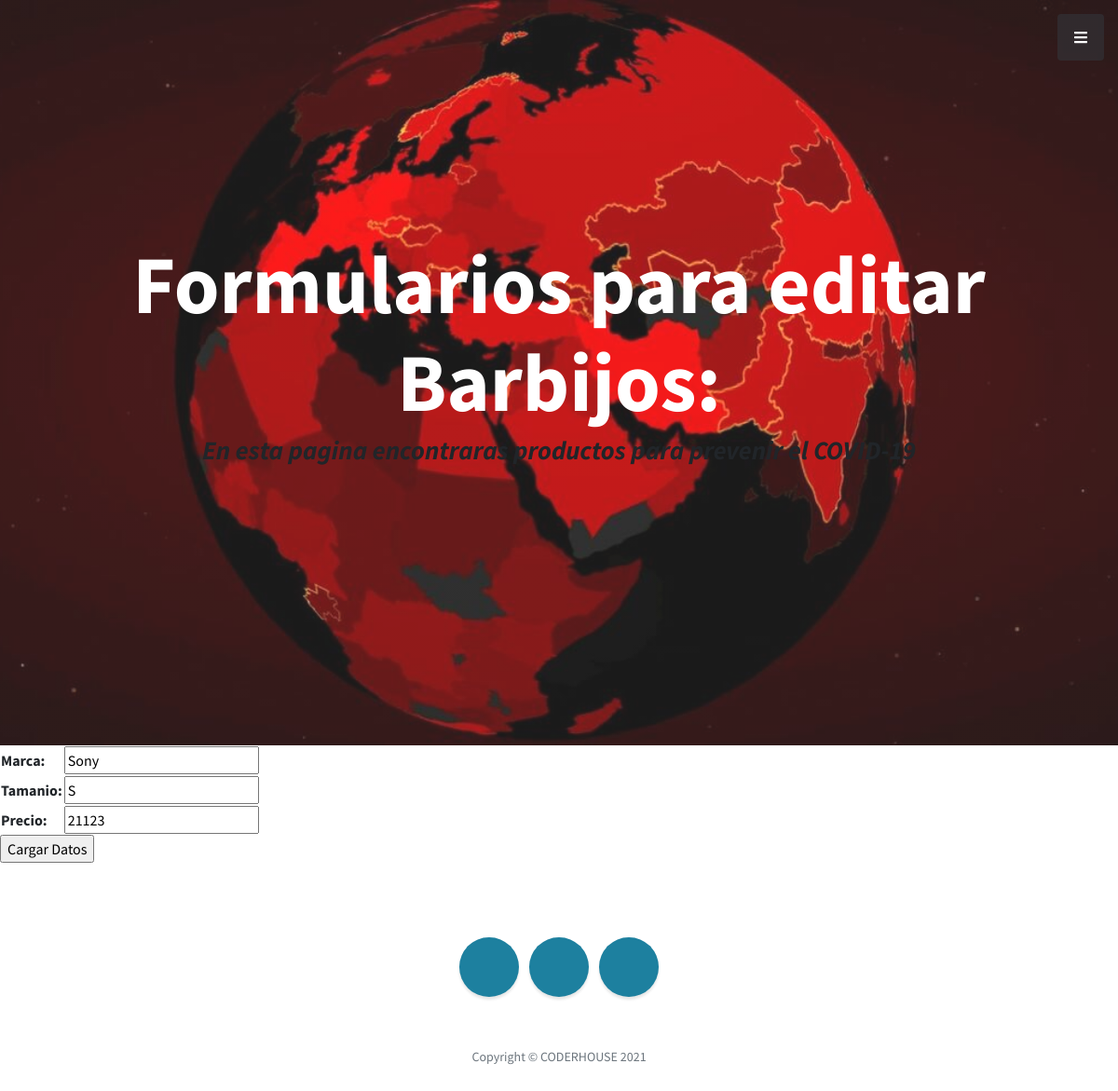
The app's page /AppCovid/editarBarbijo/Sony with its own data.
### AppCovid/models.py (models this page shows, shortened)
class Barbijos(models.Model):
    marca= models.CharField(max_length=40)
    tamanio= models.CharField(max_length=20)
    precio= models.IntegerField()

### AppCovid/views.py (the view)
# urls.py: path("editarBarbijo/<marca_para_editar>", views.editarBarbijo, name= "EditarBarbijo"),
def editarBarbijo(request, marca_para_editar):
    barbijAEditar= Barbijos.objects.get(marca=marca_para_editar)
    if request.method == "POST":
            miFormulario = BarbijosFormulario(request.POST)
            if miFormulario.is_valid():
                informacion3= miFormulario.cleaned_data
                barbijAEditar.marca= informacion3["marca"]
                barbijAEditar.tamanio= informacion3["tamanio"]
                barbijAEditar.precio= informacion3["precio"]
                barbijAEditar.save()
                return render(request,"AppCovid/inicio.html")
    else:
        miFormulario = BarbijosFormulario(initial={"marca": barbijAEditar.marca, "tamanio": barbijAEditar.tamanio, "precio": barbijAEditar.precio})
    return render(request, "AppCovid/editarBarbijo.html", {"miFormulario": miFormulario, "barbijAEditar": barbijAEditar})
    model = Barbijos
    success_url = "../babrijos/list"  #AppCovid/template/AppCoder/editar
    fields = ["marca", "origen", "precio"]

### AppCovid/forms.py
class BarbijosFormulario(forms.Form):
    marca= forms.CharField(max_length=40)
    tamanio= forms.CharField(max_length=40)
    precio = forms.IntegerField(required=True)

### AppCovid/templates/AppCovid/editarBarbijo.html (shortened to what this page needs)
{% extends "AppCovid/padre.html" %}
{% load static %}
        {% block contenido2 %}
            <h1 class="mb-1" style=color:white>Formularios para editar Barbijos: </h1>
        {% endblock %}
        {% block contenido %}
            <form action="/AppCovid/barbijosFormulario/" method= "POST"> {% csrf_token %}
            <table>
            {{ miFormulario.as_table }}
            <table>
            <input type= "submit" value= "Cargar Datos" >
            </form>
{% endblock %}

### records on screen
Barbijos: marca "Sony", tamanio "S", precio "21123"
